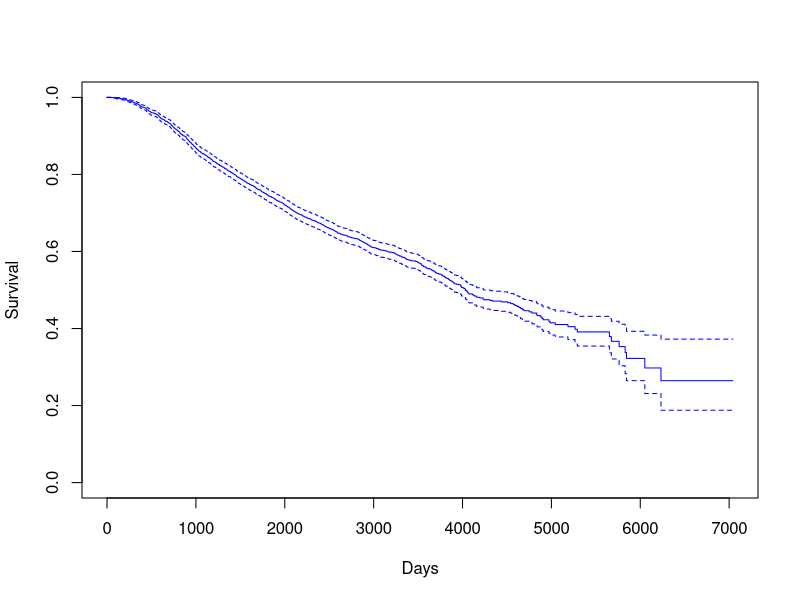
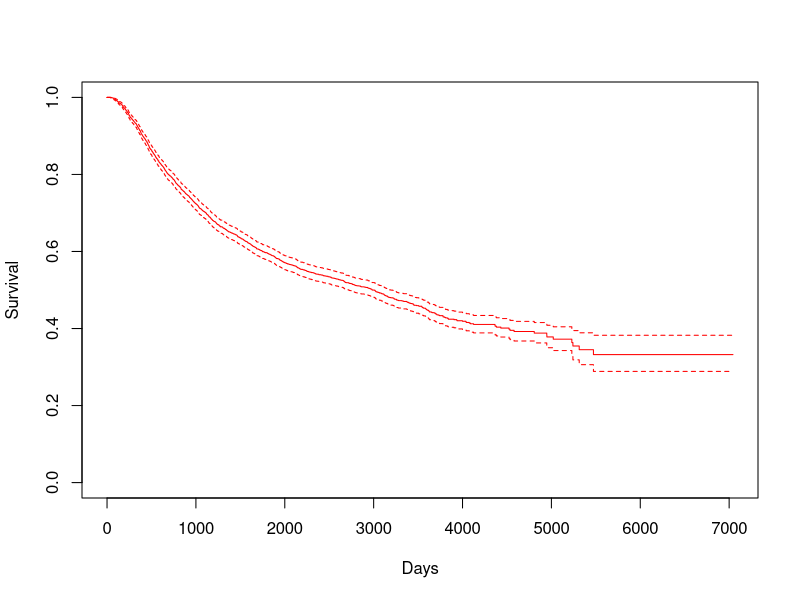
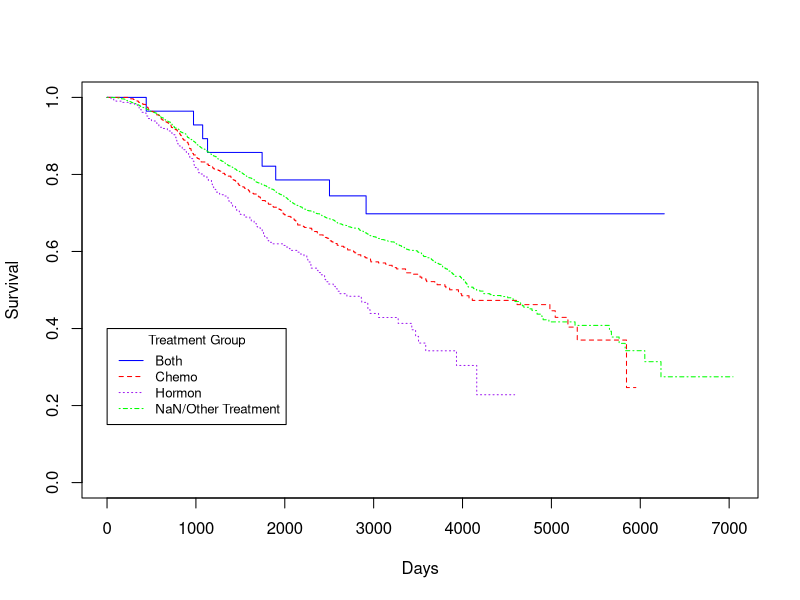
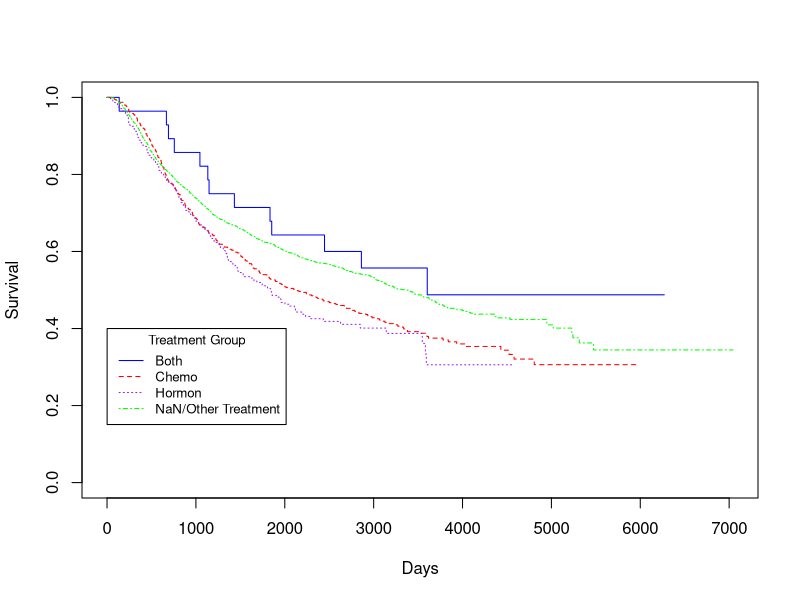

The R script that drew these images, in order:
## ---- chunk 1
# automatically create a bib database for R packages
knitr::write_bib(c(
  .packages(), 'bookdown', 'knitr', 'rmarkdown'
), 'packages.bib')
## ---- chunk 2
library(survival)
library(survminer)
library(tidyverse)
library(caret)
## ---- chunk 3
data(rotterdam)
## ---- chunk 4
KM_None_Death <- survfit(Surv(dtime, death) ~ 1, data = rotterdam)
KM_None_Death
plot(KM_None_Death, conf.type = "plain", col = "blue", xlab="Days", ylab="Survival")
## ---- chunk 5
KM_None_Recur <- survfit(Surv(rtime, recur) ~ 1, data = rotterdam)
KM_None_Recur
plot(KM_None_Recur, conf.type = "plain", col = "red", xlab="Days", ylab="Survival")
## ---- chunk 6
rotterdam <- rotterdam %>%
  mutate(Treatment = ifelse(chemo == 1 & hormon == 0, "Chemo", ifelse(chemo == 0 & hormon == 1, "Hormon", ifelse(chemo == 1 & hormon == 1, "Both", "NaN/Other Treatment"))))
head(rotterdam)
## ---- chunk 7
KM_Treatment_Death <- survfit(Surv(dtime, death) ~ Treatment, data = rotterdam)
KM_Treatment_Death
plot(KM_Treatment_Death, conf.type = "plain", col = c("blue", "red", "purple", "green"), xlab="Days", ylab="Survival", lty=1:4)
legend(1, 0.4, legend=c("Both", "Chemo","Hormon", "NaN/Other Treatment"),
       col=c("blue", "red", "purple", "green"), lty=1:4, cex=0.8,
       title="Treatment Group", text.font=6)
## ---- chunk 8
KM_Treatment_Recur <- survfit(Surv(rtime, recur) ~ Treatment, data = rotterdam)
KM_Treatment_Recur
plot(KM_Treatment_Recur, conf.type = "plain", col = c("blue", "red", "purple", "green"), xlab="Days", ylab="Survival", lty=1:4)
legend(1, 0.4, legend=c("Both", "Chemo","Hormon", "NaN/Other Treatment"),
       col=c("blue", "red", "purple", "green"), lty=1:4, cex=0.8,
       title="Treatment Group", text.font=6)
